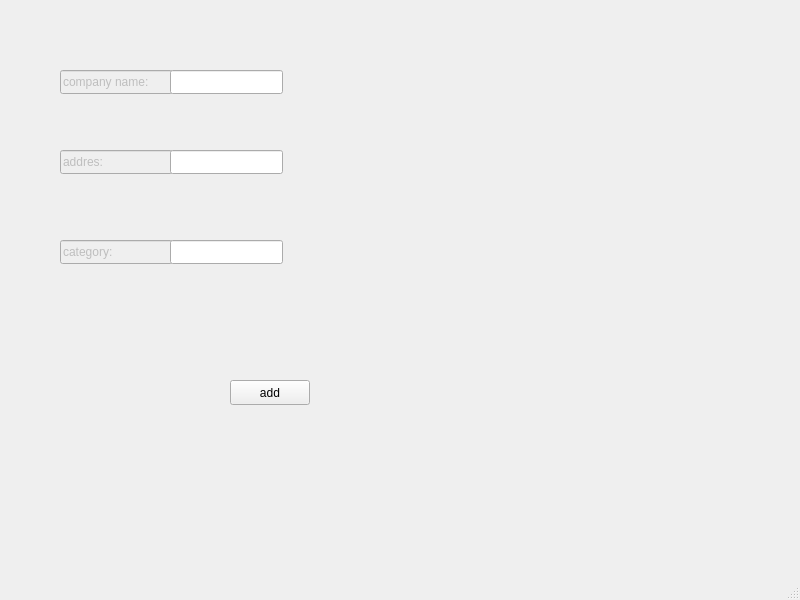
<?xml version="1.0" encoding="UTF-8"?>
<ui version="4.0">
 <class>company_signUp</class>
 <widget class="QMainWindow" name="company_signUp">
  <property name="geometry">
   <rect>
    <x>0</x>
    <y>0</y>
    <width>800</width>
    <height>600</height>
   </rect>
  </property>
  <property name="windowTitle">
   <string>MainWindow</string>
  </property>
  <widget class="QWidget" name="centralwidget">
   <widget class="QLineEdit" name="lineEdit">
    <property name="enabled">
     <bool>false</bool>
    </property>
    <property name="geometry">
     <rect>
      <x>60</x>
      <y>70</y>
      <width>113</width>
      <height>24</height>
     </rect>
    </property>
    <property name="text">
     <string>company name:</string>
    </property>
   </widget>
   <widget class="QLineEdit" name="lineEdit_2">
    <property name="enabled">
     <bool>false</bool>
    </property>
    <property name="geometry">
     <rect>
      <x>60</x>
      <y>150</y>
      <width>113</width>
      <height>24</height>
     </rect>
    </property>
    <property name="text">
     <string>addres:</string>
    </property>
   </widget>
   <widget class="QLineEdit" name="lineEdit_3">
    <property name="enabled">
     <bool>false</bool>
    </property>
    <property name="geometry">
     <rect>
      <x>60</x>
      <y>240</y>
      <width>113</width>
      <height>24</height>
     </rect>
    </property>
    <property name="text">
     <string>category:</string>
    </property>
   </widget>
   <widget class="QLineEdit" name="lineEdit_4">
    <property name="geometry">
     <rect>
      <x>170</x>
      <y>70</y>
      <width>113</width>
      <height>24</height>
     </rect>
    </property>
   </widget>
   <widget class="QLineEdit" name="lineEdit_5">
    <property name="geometry">
     <rect>
      <x>170</x>
      <y>150</y>
      <width>113</width>
      <height>24</height>
     </rect>
    </property>
   </widget>
   <widget class="QLineEdit" name="lineEdit_6">
    <property name="geometry">
     <rect>
      <x>170</x>
      <y>240</y>
      <width>113</width>
      <height>24</height>
     </rect>
    </property>
   </widget>
   <widget class="QPushButton" name="pushButton">
    <property name="geometry">
     <rect>
      <x>230</x>
      <y>380</y>
      <width>80</width>
      <height>25</height>
     </rect>
    </property>
    <property name="text">
     <string>add</string>
    </property>
   </widget>
  </widget>
  <widget class="QMenuBar" name="menubar">
   <property name="geometry">
    <rect>
     <x>0</x>
     <y>0</y>
     <width>800</width>
     <height>25</height>
    </rect>
   </property>
  </widget>
  <widget class="QStatusBar" name="statusbar"/>
 </widget>
 <resources/>
 <connections/>
</ui>
